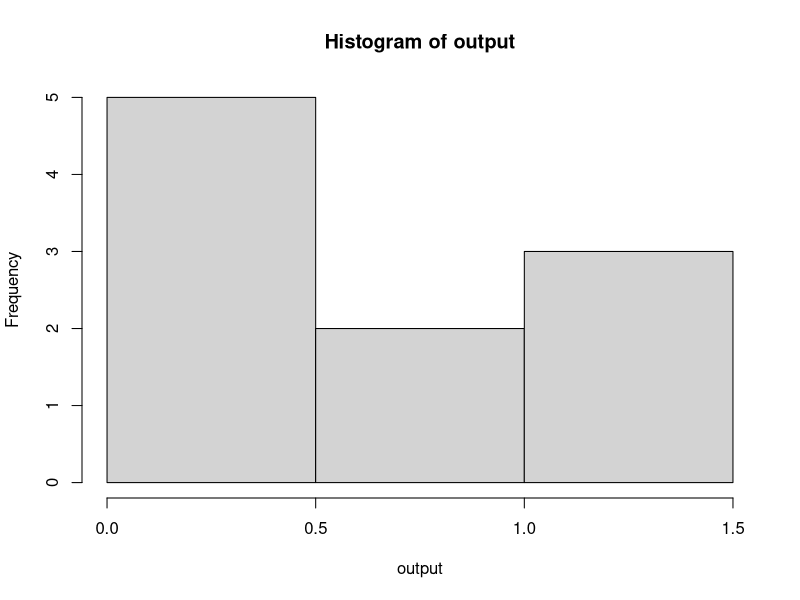
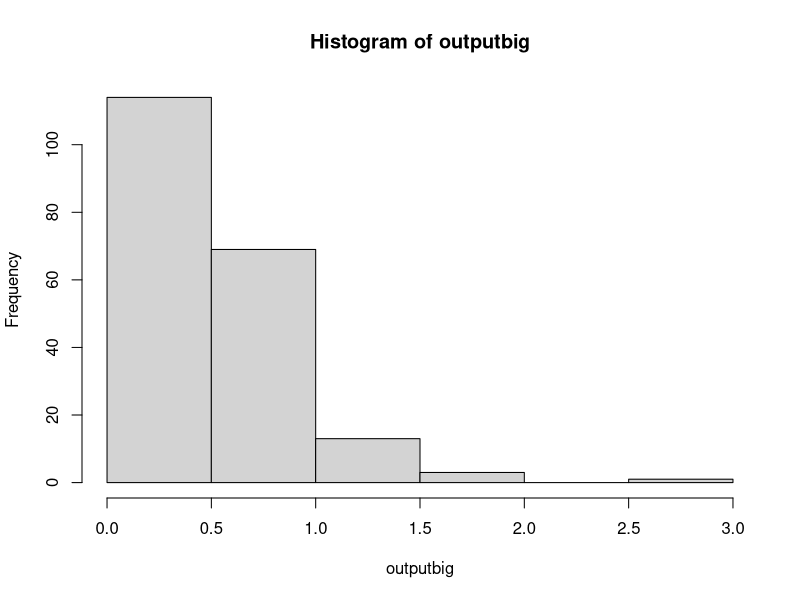
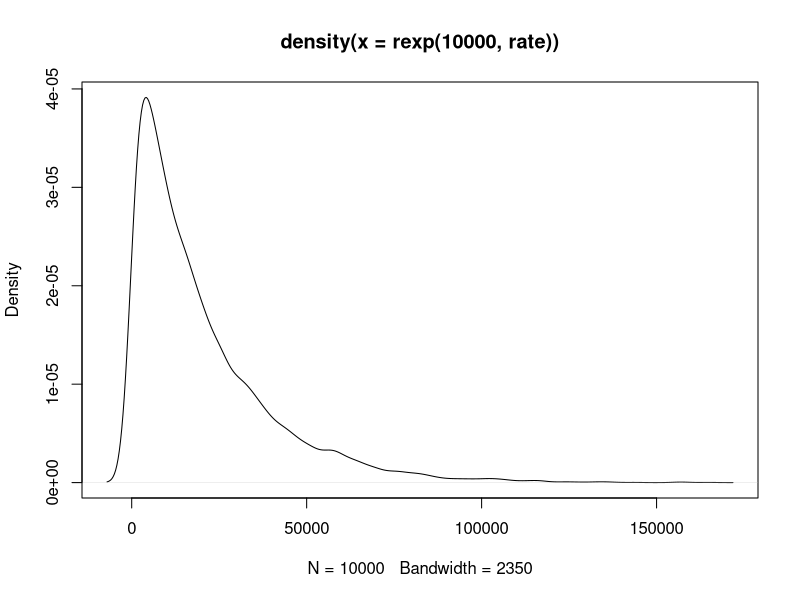
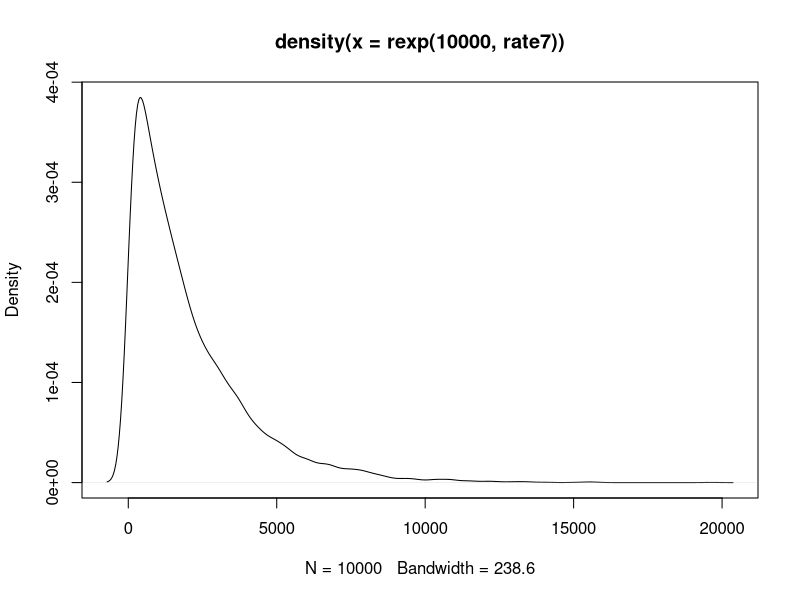

Source code (R) for these figures, in order:
#M200A COALESCENCE EXERCISES,Dr. Kirk Lohmueller, Fall 2015
#Hayley Stansell
#
#
getwd()
setwd("C:\\Users\\Hayley\\eeb201hayleystansell")
getwd()
#
#
?rexp
#
output<-rexp(10,2)
#[1] 0.21809588 1.70468865 1.24958590 0.03783002 0.65334166 0.31265010 0.25168173 0.32412173 0.05198139 0.64820064
output
hist(output)
#This shows that most outputs are clustering just below 0.5
outputbig<-rexp(200,2)
outputbig
mean(outputbig)
#[1] 0.4781231
hist(outputbig)
#
#
#############################################################################################Exercise FIVE###############
#
#From previous work, it seems that the rate of coalescence should be 1/2N , where 2N is number of chromosomes
#
#
#############################################################################################EXERCISE SIX###############
#
#
rate<-1/20000
mean(rexp(10000, rate))
#[1] 19712.04
##########################a) what is the average time to most recent common ancestor in your simulation?
#19712.04 generations
##########################b) what is the theoretical expectation?
#20,000 generations
##########################c) how do the values compare?
# They are very close to one another. 
##########################d) make a density plot of simulated coalescent times
??densityplot
?density
?plot
density(rexp(10000,rate))
plot(density(rexp(10000,rate)))
#Success!!
##########################e) what is the standard deviation of the coal. times?
output<-rexp(10000,rate)
density(output)
sd(output)
#[1] 20371.65
#
#
#############################################################################################EXERCISE SEVEN#############
##answer parts a-e from Q6 for this simulation
# set 2N = 2000
#
rate7<-1/2000
mean(rexp(10000, rate7))
#[1] 2009.536
##########################a) what is the average time to most recent common ancestor in your simulation?
#2009.536 generations
##########################b) what is the theoretical expectation?
#2000 generations
##########################c) how do the values compare?
# They are very close to one another, just as in Exercise Six
##########################d) make a density plot of simulated coalescent times
density(rexp(10000,rate7))
plot(density(rexp(10000,rate7)))
#Success!! ---it looks nearly identical in shape to the plot from exercise six. 
#             The largest are occupies 0-5000, 1/10 of what was seen with the simulation where 2N=20000 (0-50000). It scales up.
##########################e) what is the standard deviation of the coal. times?
output7<-rexp(10000,rate7)
density(output7)
sd(output7)
#[1] 1999.717
#
##########################f) how does TMRCA from simulations in Q6 (2N =20,000) and Q7 (2N = 2,000) compare?
#  They are both theoretically (and approximately, in simulation) equal to 2N generations.
#  With the population size in Q7 being a tenth of the size of Q6, the resulting TMRCA is similarly one tenth. 
##########################g) what can you conclude about how the population size affects the expected coalescent time?
#  The expected coalescent time appears to scale in direct proportion with population size. 
#  As population size increases or decreases one way or another, the TMRCA is expected to shift accordingly and to the same degree.
#
#
#
##############################################################################################EXERCISE EIGHT#################
#
#POISSON RANDOM VARIABLES
?rpois
#rpois is the random variable generation for the Poisson dist. (there's also dpois, ppois, qpois)
#inputs are n, lambda . n is number of values to return, and lambda is a vector of (non-neg) means
# n is number of "draws", lambda is a rate parameter for the distribution -- rate = expected value (and variance) of the dist.
#
#given rate of occurence (here, 2), over a number of intervals (here, 10) 
#     - how many occurances of an event will there be in a given interval?
rpois(10,2)
#[1] 2 2 3 3 2 3 4 3 3 1
#
#simulate to show that the expected value of a given Poisson distribution is equal to the rate paramter (lambda)
mean(rpois(10000,2))
#[1] 1.9922 ----this mean is approximately 2 (the rate)
#
#getting workable syntax
2*10
1*(10^-4)
#[1] 1e-04
#
# mu (aka lambda) = 1e-04
# coal. times from Q6 .... 2N = 20,000 . so, 20000 generations (theoretically)
# what is avg. # of SNPs/geneology (the mean! from the poisson)
#
rate8<-1/20000
rexp(10000, rate8) #gets 10,000 simulations of geneologies (coal. times) given 2N = 20,000. 
#10,000 similar/distributed coal. times. given those coal times...each output is an n...10,000 n's / draws for the Poisson
geneologies<-rexp(10000, rate8)
geneologies
#okay
mean(rpois(geneologies, 1e-04))
#[1] 0 ....hmmmmmmm
